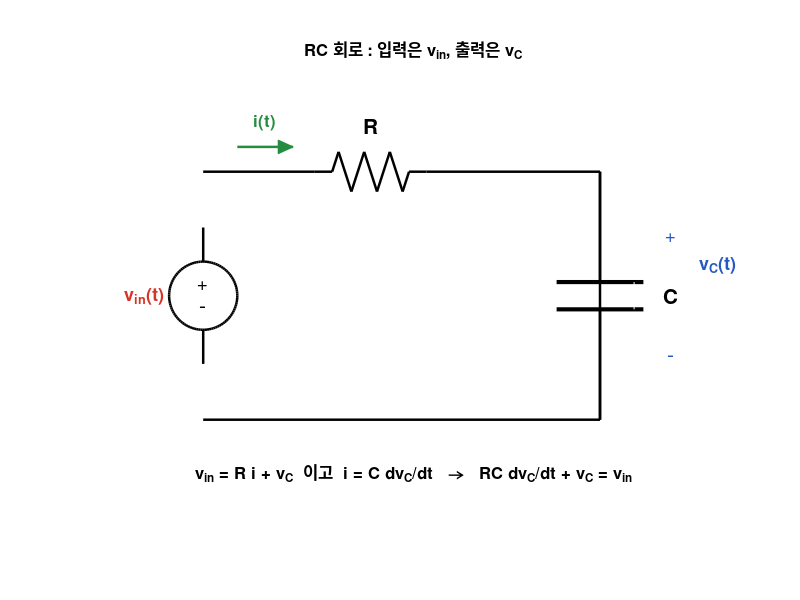

Write the MATLAB code that produced this figure.
function dg_rc(kind)
%DG_RC  RC 회로 또는 RLC 회로를 그림으로 그린다
%
%   dg_rc()          RC  회로 (1차)
%   dg_rc('rc')      같음
%   dg_rc('rlc')     RLC 회로 (2차)
%
%   질량-스프링-댐퍼와 RC 회로는 **생김새가 전혀 다른데 식이 같습니다.**
%   그래서 하나를 풀 줄 알면 다른 것도 풉니다.
%   이것을 전기-기계 상사(analogy)라고 합니다.
%
%     기계 : $m\ddot{x} + b\dot{x} + kx = F$
%     전기 : $L\ddot{q} + R\dot{q} + q/C = v$
%
%   RC 회로는 그중 1차짜리입니다 ($L = 0$).
%   인덕터를 넣으면 2차가 되어 MSD 와 **항까지 하나씩 대응**합니다.
%
%     L <-> m (관성)     R <-> b (감쇠)     1/C <-> k (복원)
%
%   제어시스템설계 | 충남대학교 자율운항시스템공학과

if nargin < 1 || isempty(kind), kind = 'rc'; end
isRLC = strcmpi(kind, 'rlc');

figure('Color','w','Position',[80 80 720 420]);
ax = axes; hold on; axis equal off;
xlim([0 10]); ylim([0 7]);

% 좌표
xl = 1.6; xr = 8.0; yb = 1.4; yt = 5.4;

% 저항 구간. RLC 는 인덕터 자리를 만들어야 하므로 저항을 왼쪽으로 당긴다.
if isRLC, xR1 = 2.9; xR2 = 4.3;  xL1 = 5.0; xL2 = 6.6;
else,     xR1 = 3.4; xR2 = 5.2;
end

% 전선
plot([xl xl], [yb+0.9 yt-0.9], 'k-', 'LineWidth', 1.8);        % 왼쪽
plot([xl xR1], [yt yt], 'k-', 'LineWidth', 1.8);               % 위 왼쪽
if isRLC
    plot([xR2 xL1], [yt yt], 'k-', 'LineWidth', 1.8);          % R 과 L 사이
    plot([xL2 xr],  [yt yt], 'k-', 'LineWidth', 1.8);          % 위 오른쪽
else
    plot([xR2 xr], [yt yt], 'k-', 'LineWidth', 1.8);           % 위 오른쪽
end
plot([xl xr], [yb yb], 'k-', 'LineWidth', 1.8);                % 아래
plot([xr xr], [yb yt], 'k-', 'LineWidth', 1.8);                % 오른쪽 (윗부분)

% 전압원 (원 + 기호)
th = linspace(0,2*pi,100);
r  = 0.55;
yc = (yb+yt)/2;
fill(xl + r*cos(th), yc + r*sin(th), 'w', 'EdgeColor','k', 'LineWidth', 1.8);
text(xl, yc+0.18, '+', 'FontSize', 13, 'HorizontalAlignment','center');
text(xl, yc-0.22, '-', 'FontSize', 15, 'HorizontalAlignment','center');
text(xl-0.95, yc, 'v_{in}(t)', 'FontSize', 13, 'FontWeight','bold', ...
     'HorizontalAlignment','center', 'Color', [0.85 0.2 0.15]);

% 저항 (지그재그)
local_res([xR1 yt], [xR2 yt], 0.32);
text((xR1+xR2)/2, yt+0.75, 'R', 'FontSize', 15, 'FontWeight','bold', ...
     'HorizontalAlignment','center');

% 인덕터 (코일) — RLC 일 때만
if isRLC
    local_coil([xL1 yt], [xL2 yt], 0.34);
    text((xL1+xL2)/2, yt+0.80, 'L', 'FontSize', 15, 'FontWeight','bold', ...
         'HorizontalAlignment','center');
end

% 커패시터 (평행판) — 오른쪽 세로선 중간에
plot([xr-0.7 xr+0.7], [yc+0.22 yc+0.22], 'k-', 'LineWidth', 3);
plot([xr-0.7 xr+0.7], [yc-0.22 yc-0.22], 'k-', 'LineWidth', 3);
plot([xr xr], [yc+0.22 yt], 'k-', 'LineWidth', 1.8);
plot([xr xr], [yb yc-0.22], 'k-', 'LineWidth', 1.8);
text(xr+1.15, yc, 'C', 'FontSize', 15, 'FontWeight','bold', ...
     'HorizontalAlignment','center');

% 출력 전압 표시
plot([xr+0.55 xr+0.55], [yc+0.22 yc-0.22], 'w-');   % 자리 확보용
text(xr+1.15, yc+0.95, '+', 'FontSize', 13, 'HorizontalAlignment','center', ...
     'Color', [0.15 0.35 0.75]);
text(xr+1.15, yc-1.0, '-', 'FontSize', 15, 'HorizontalAlignment','center', ...
     'Color', [0.15 0.35 0.75]);
text(xr+1.9, yc+0.5, 'v_C(t)', 'FontSize', 13, 'FontWeight','bold', ...
     'Color', [0.15 0.35 0.75], 'HorizontalAlignment','center');

% 전류 (저항 앞쪽 전선 위에)
local_arrow([xR1-1.25 yt+0.40], [xR1-0.35 yt+0.40], [0.15 0.55 0.25], 1.8);
text(xR1-0.80, yt+0.80, 'i(t)', 'FontSize', 12, 'Color', [0.15 0.55 0.25], ...
     'FontWeight','bold', 'HorizontalAlignment','center');

if isRLC
    text(5.0, 0.75, ['v_{in} = L di/dt + R i + v_C  이고  i = C dv_C/dt' ...
                     '   \rightarrow   LC v_C'''' + RC v_C'' + v_C = v_{in}'], ...
         'FontSize', 12, 'FontWeight','bold', 'HorizontalAlignment','center');
    text(5.0, 0.15, 'L \leftrightarrow m ,   R \leftrightarrow b ,   1/C \leftrightarrow k', ...
         'FontSize', 12, 'HorizontalAlignment','center', 'Color', [0.15 0.35 0.75]);
    title('RLC 회로 : MSD 와 항이 하나씩 대응하는 2차 시스템', 'FontSize', 12);
else
    text(5.0, 0.55, ...
         'v_{in} = R i + v_C  이고  i = C dv_C/dt   \rightarrow   RC dv_C/dt + v_C = v_{in}', ...
         'FontSize', 12, 'FontWeight','bold', 'HorizontalAlignment','center');
    title('RC 회로 : 입력은 v_{in}, 출력은 v_C', 'FontSize', 12);
end
end

% ---------------------------------------------------------------
function local_coil(p1, p2, amp)
% 인덕터 : 반원 네 개를 이어 붙인다
L = p2(1)-p1(1);  lead = 0.22;  n = 4;
seg = (L - 2*lead)/n;
plot([p1(1) p1(1)+lead], [p1(2) p1(2)], 'k-', 'LineWidth', 1.8);
th = linspace(pi, 0, 40);
for i = 1:n
    cx = p1(1) + lead + seg*(i-0.5);
    plot(cx + (seg/2)*cos(th), p1(2) + amp*sin(th), 'k-', 'LineWidth', 1.8);
end
plot([p2(1)-lead p2(1)], [p2(2) p2(2)], 'k-', 'LineWidth', 1.8);
end

% ---------------------------------------------------------------
function local_res(p1, p2, amp)
L = p2(1)-p1(1);  lead = 0.28;  n = 6;
xs = [p1(1) p1(1)+lead];  ys = [p1(2) p1(2)];
seg = (L-2*lead)/n;
for i = 1:n
    xs(end+1) = p1(1)+lead+seg*(i-0.5); %#ok<AGROW>
    if mod(i,2)==1, ys(end+1) = p1(2)+amp; else, ys(end+1) = p1(2)-amp; end %#ok<AGROW>
end
xs(end+1) = p2(1)-lead; ys(end+1) = p2(2);
xs(end+1) = p2(1);      ys(end+1) = p2(2);
plot(xs, ys, 'k-', 'LineWidth', 1.8);
end

% ---------------------------------------------------------------
function local_arrow(a, b, col, lw)
plot([a(1) b(1)], [a(2) b(2)], '-', 'Color', col, 'LineWidth', lw);
d = b-a; L = hypot(d(1),d(2)); d = d/L; n = [-d(2) d(1)];
hl = 0.24; hw = 0.11; base = b - hl*d;
fill([b(1) base(1)+hw*n(1) base(1)-hw*n(1)], ...
     [b(2) base(2)+hw*n(2) base(2)-hw*n(2)], col, 'EdgeColor', col);
end
